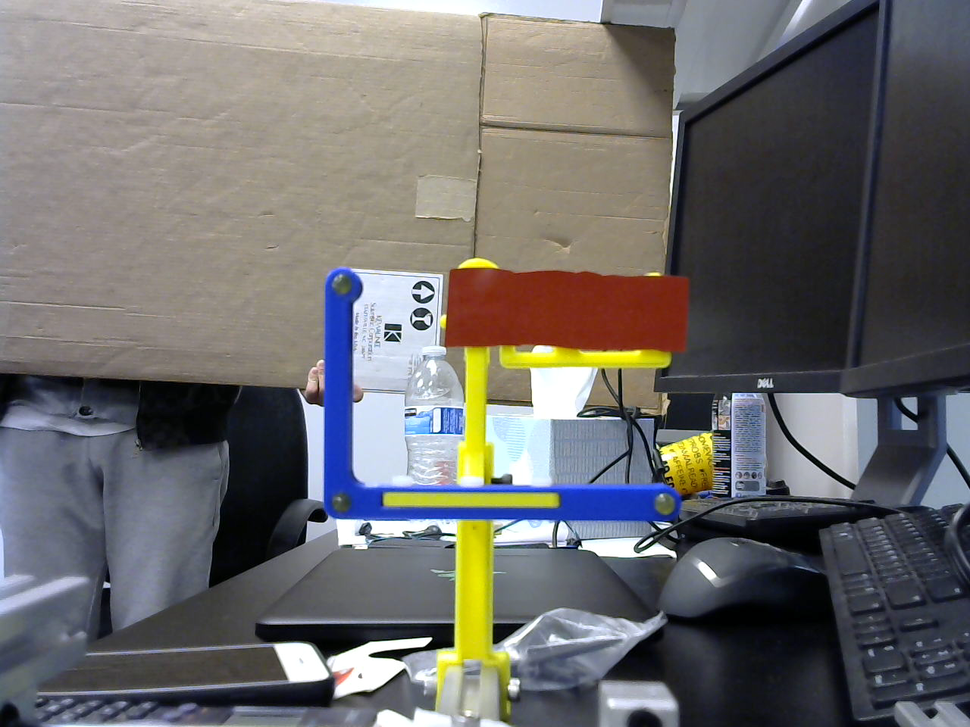
%> input picture HW9/HW9/fiducial2.tif, 970 x 727 px, shrunk from 1280 x 960 before the run
$ octave camera_calib.m   (GNU Octave 9; MATLAB toolbox functions it lacks are replaced by stand-ins)
%> lines starting %> are read from the running program, lines starting %| are printed output that depends on the picture; in (x1, y1, x2, y2) boxes, pixels count from 0 and x2, y2 are one past the last pixel; in counts of white or black regions, pixels touching at a corner belong together; the program's own positions count from 1
### HW9/HW9/compute_marker_location.m
function target = compute_marker_location(img)
% Function compute_marker_location takes in a img(uint8 format) as an input argument
% and returns the centroids of the three markers as a 3x2 array.
% Perform necessary image processing operations to get the location of the
% centroids

%%%%%%%%%%%%%%%%%%%% YOUR CODE BELOW THIS LINE %%%%%%%%%%%%%%%%%%%%%%%%%%%%
hsvImage = rgb2hsv(img);
% Extract out the H, S, and V images individually
hImage = hsvImage(:,:,1);
sImage = hsvImage(:,:,2);
vImage = hsvImage(:,:,3);

% Yellow
hueThresholdLow = 0.1;
hueThresholdHigh = 0.5;
saturationThresholdLow = 0.7;
saturationThresholdHigh = 1;
valueThresholdLow = 0.8;
valueThresholdHigh = 1.0;


fontSize = 16;

% Display the original image.
	subplot(3, 4, 1);
	hRGB = imshow(img);

    % Display the hue image.
	subplot(3, 4, 2);
	h1 = imshow(hImage);
	title('Hue Image', 'FontSize', fontSize);
	% Set up an infor panel so you can mouse around and inspect the hue values.
	hHuePI = impixelinfo(h1);
	set(hHuePI, 'Units', 'Normalized', 'Position',[.34 .69 .15 .02]);

	% Display the saturation image.
	h2 = subplot(3, 4, 3);
	imshow(sImage);
	title('Saturation Image', 'FontSize', fontSize);
	% Set up an infor panel so you can mouse around and inspect the saturation values.
	hSatPI = impixelinfo(h2);
	set(hSatPI, 'Units', 'Normalized', 'Position',[.54 .69 .15 .02]);

	% Display the value image.
	h3 = subplot(3, 4, 4);
	imshow(vImage);
	title('Value Image', 'FontSize', fontSize);
	% Set up an infor panel so you can mouse around and inspect the value values.
	hValuePI = impixelinfo(h3);
	set(hValuePI, 'Units', 'Normalized', 'Position',[.75 .69 .15 .02]);

    	% Display the thresholded binary images.

        % Now apply each color band's particular thresholds to the color band
hueMask = (hImage >= hueThresholdLow) & (hImage <= hueThresholdHigh);
saturationMask = (sImage >= saturationThresholdLow) & (sImage <= saturationThresholdHigh);
valueMask = (vImage >= valueThresholdLow) & (vImage <= valueThresholdHigh);
hueMask=1-hueMask;
valueMask=1-valueMask;


	fontSize = 16;
	subplot(3, 4, 10);
	imshow(hueMask, []);
	title('=   Hue Mask', 'FontSize', fontSize);
	subplot(3, 4, 11);
	imshow(saturationMask, []);
	title('&   Saturation Mask', 'FontSize', fontSize);
	subplot(3, 4, 12);
	imshow(valueMask, []);
	title('&   Value Mask', 'FontSize', fontSize);
	% Combine the masks to find where all 3 are "true."
	% Then we will have the mask of only the red parts of the image.
	coloredObjectsMask = uint8(hueMask & saturationMask);
	subplot(3, 4, 9);
	imshow(coloredObjectsMask, []);
	caption = sprintf('Mask of Only Regions\nof The Specified Color');
	title(caption, 'FontSize', fontSize);

    subplot(3, 4, 5);
    img_clean = medfilt2(hueMask & saturationMask, [5 5]);
    imshow(img_clean);
img_clean=img_clean-1;
% [6 lines of commented-out code are left out]
[m,n]=size(img_clean);
    stats = regionprops(logical(img_clean), 'Area', 'Centroid', 'Eccentricity');
sizeStats=size(stats);
bw_3=false(m,n);
ii=1;
subplot(3, 4, 6);
hold on
    label=bwlabel(img_clean);
    for i=1:sizeStats(1)
    if(stats(i).Eccentricity<0.5 && stats(i).Eccentricity>0.1 && stats(i).Area>15)
    target(ii,:)=[stats(i).Centroid(1),stats(i).Centroid(2)];
    bw_3(label==i)=1;
    ii=ii+1;
    end
end
imshow(bw_3);
hold on
for i=1:sizeStats(1)
    if(stats(i).Eccentricity<0.5 && stats(i).Eccentricity>0.1)
    plot(stats(i).Centroid(1),stats(i).Centroid(2),'r*');
    end
end


figure
imshow(img)
% Plot the contours and the centroids of the markers on the image

end

### HW9/HW9/pixel_to_world.m
function markers_cam = pixel_to_world(centroids, KK, Z)
% Function pixel_to_world converts the pixel co-ordinates to the camera
% co-ordinates.
% It takes in centroids of the three markers as a 3x2 matrix, the camera
% instrinsic KK and actual distance from the camera to the markers Z and
% returns the position of the markers in a 3x2 matrix

%%%%%%%%%%%%%%%%%%% YOUR CODE BELOW THIS LINE %%%%%%%%%%%%%%%%%%%%%%%%%%%%%
markers_cam = zeros(3,2);

for i=1:3
markers_cam(i,1)=Z*centroids(i,1)/KK(1,1);
markers_cam(i,2)=Z*centroids(i,2)/KK(2,2);
end


end

### HW9/HW9/camera_calib.m
%% Camera Calibration Lab
%%%%%%%%%%%%%%%%%%%%%%%%%%%%%%%%%%%%%%%%%%%%%%%%%%%%%%%%%%%%%%%%%%%%%%%%%%%
% Make sure you have your webcamera calibrated and the markers are
% clearly visible in the field of view of the camera before starting to complete
% this lab

%%
% Insert your Calibration Matrix and depth to the fiducials using extrinsics here
KK = zeros(3,3);
% KK=[1382.1,0,658.5731;0,1381.3,471.8988;0,0,1];
KK=[1383.384,0,658.5731;0,1383.1,471.8988;0,0,1];
Z = 372.9482;

%%
% Enter the correct integer to the webcam function as per the connection
% on your computer.
% if ~exist('cam','var')
%     cam = webcam(2);
% end
%%
% Acquire an image and locate the centroids. You should complete the
% function compute_marker_location.m

% img = snapshot(cam);

img = imread('fiducial2.tif');
%> img is the input picture: size 727x970x3 uint8; mean R, G, B 109.5, 108.2, 107.9
centroids = compute_marker_location(img);
%> in compute_marker_location, `hsvImage = rgb2hsv(img);`: hsvImage: size 727x970x3 double; mean H, S, V 0.409, 0.221, 0.476
%> in compute_marker_location, `hImage = hsvImage(:,:,1);`:
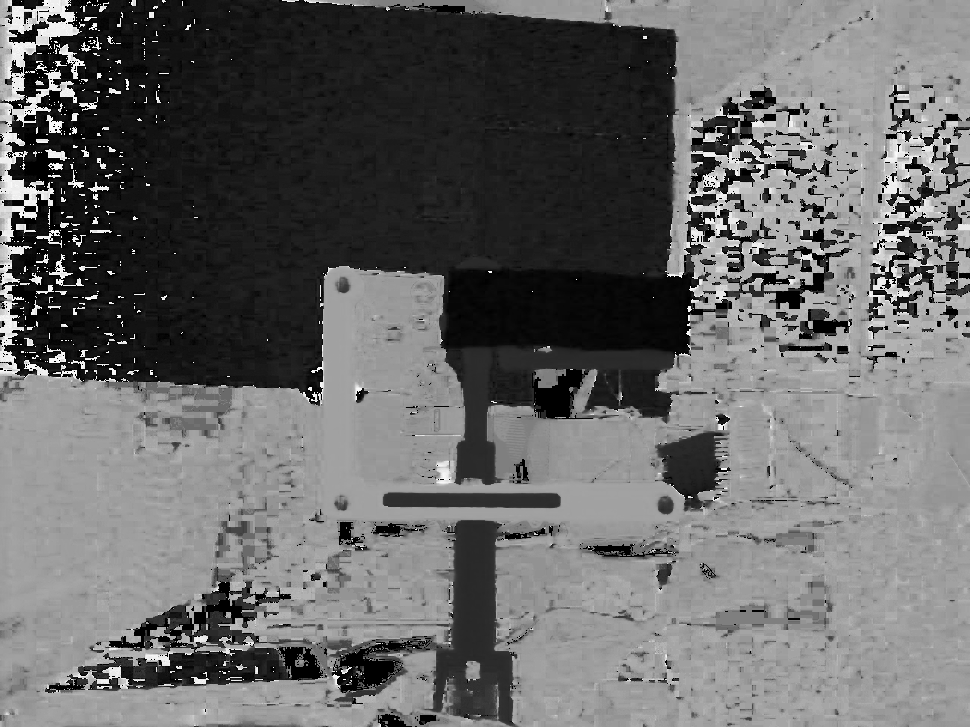
%> hImage: size 727x970 double; min 0, max 0.999, mean 0.409
%> in compute_marker_location, `sImage = hsvImage(:,:,2);`:
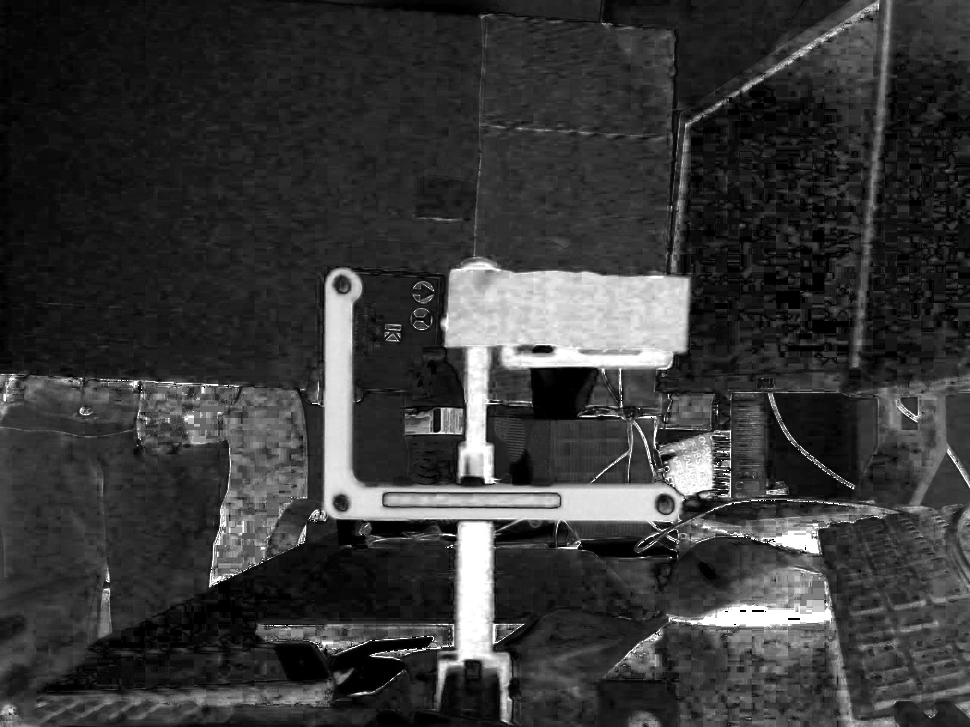
%> sImage: size 727x970 double; min 0, max 1, mean 0.221
%> in compute_marker_location, `hueMask = (hImage >= hueThresholdLow) & (hImage <= hueThresholdHigh);`:
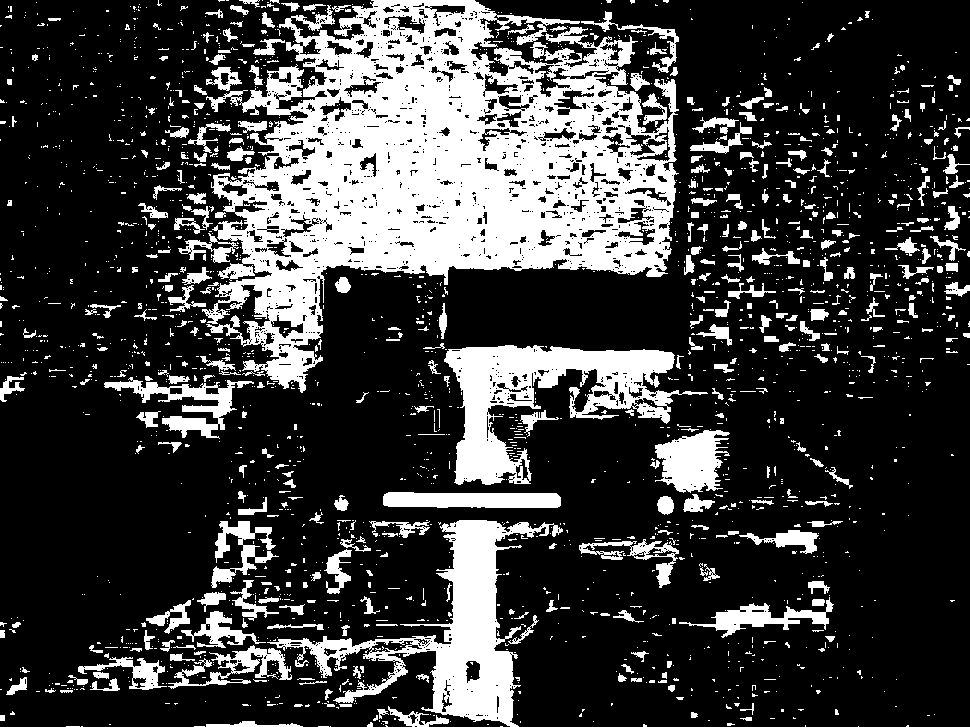
%> hueMask: size 727x970 logical; 24.4% white; 2263 white regions (1867 under 20 px), largest, box (x1, y1, x2, y2) and area: (202, 0, 679, 393) 89561, (267, 520, 563, 727) 14773, (444, 345, 708, 485) 13832
%> in compute_marker_location, `saturationMask = (sImage >= saturationThresholdLow) & (sImage <= satur..`: saturationMask: size 727x970 logical; 7.2% white; 628 white regions (575 under 20 px), largest, box (x1, y1, x2, y2) and area: (442, 262, 688, 483) 22735, (322, 270, 685, 527) 12586, (439, 522, 509, 687) 4885
%> in compute_marker_location, `valueMask = (vImage >= valueThresholdLow) & (vImage <= valueThresholdH..`: valueMask: size 727x970 logical; 9.5% white; 370 white regions (317 under 20 px), largest, box (x1, y1, x2, y2) and area: (326, 267, 674, 494) 31539, (166, 0, 603, 31) 7841, (307, 516, 486, 699) 7198
%> in compute_marker_location, `coloredObjectsMask = uint8(hueMask & saturationMask);`: coloredObjectsMask: size 727x970 uint8; values 0 (black) and 1 (white), 4.8% white; 495 white regions (453 under 20 px), largest, box (x1, y1, x2, y2) and area: (446, 268, 688, 353) 17298, (322, 270, 685, 527) 12581, (790, 600, 833, 624) 246
%> in compute_marker_location, `img_clean = medfilt2(hueMask & saturationMask, [5 5]);`: img_clean: size 727x970 logical; 4.4% white; 57 white regions (40 under 20 px), largest, box (x1, y1, x2, y2) and area: (446, 269, 688, 352) 17303, (324, 270, 684, 524) 12596, (793, 600, 825, 612) 190
%> in compute_marker_location, `stats = regionprops(logical(img_clean), 'Area', 'Centroid', 'Eccentric..`: stats = 5 regions; Area, Centroid and Eccentricity: 669817 [483.8 362.5] 0.663, 3058 [471.7 501] 0.995, 394 [665.5 504.7] 0.318, 376 [342.9 285.3] 0.41, 323 [342 503.8] 0.441
%> in compute_marker_location, `sizeStats=size(stats);`: sizeStats = [5 1]
%> in compute_marker_location, `label=bwlabel(img_clean);`:
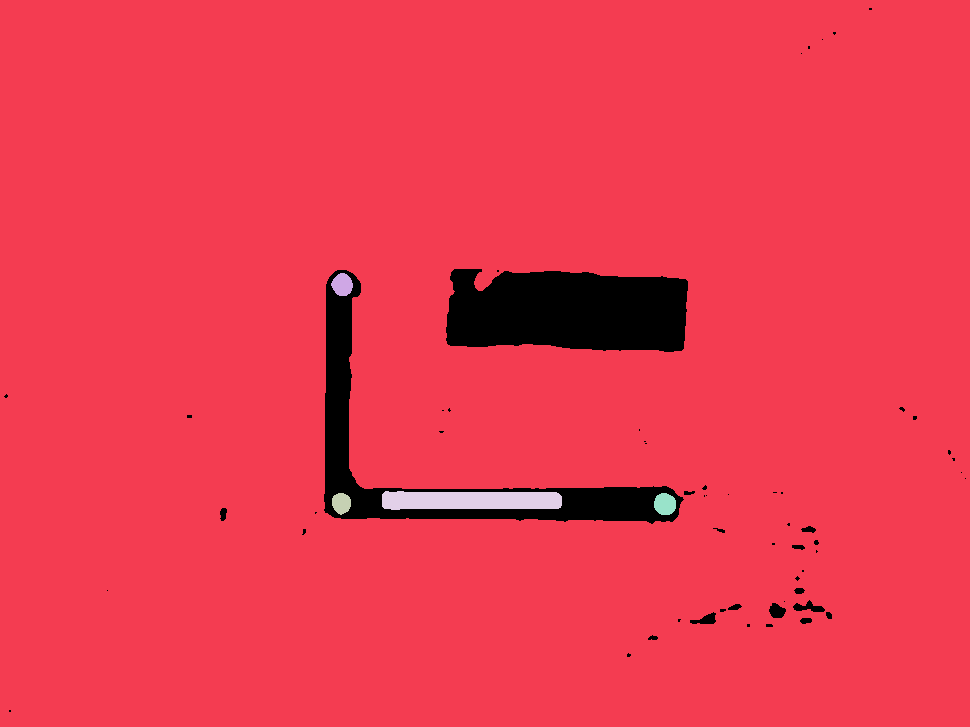
%> label: size 727x970 double; 6 distinct labels, from 0 to 5; one colour per label, 0 black
%> the loop in compute_marker_location, `for i=1:sizeStats(1)` made 5 passes
%> after the loop in compute_marker_location, `for i=1:sizeStats(1)`:
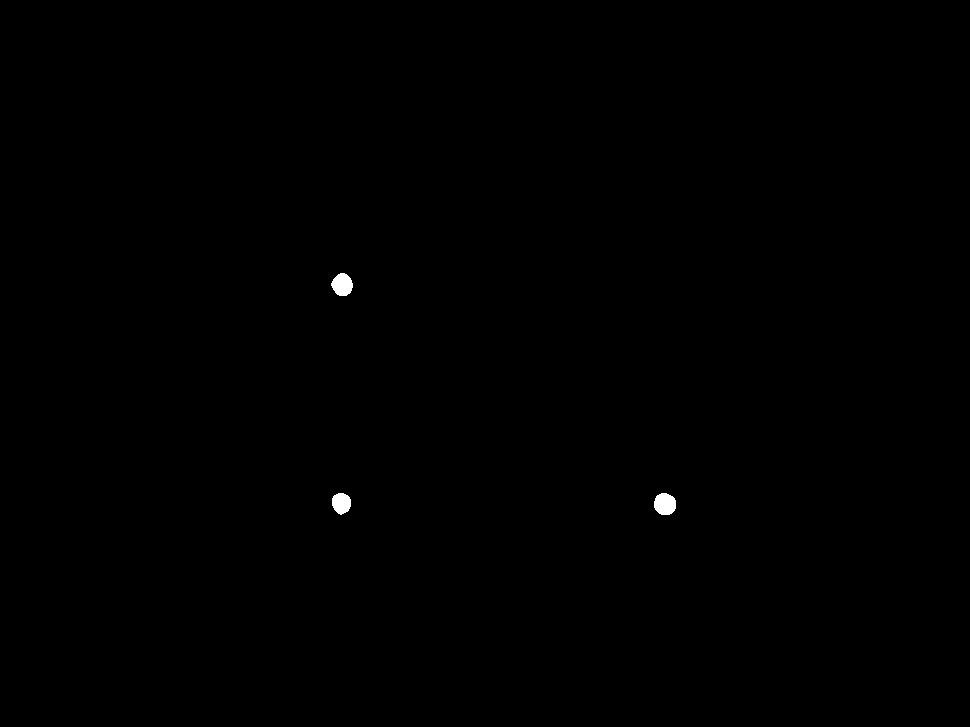
%> bw_3: size 727x970 logical; 0.15% white; 3 white regions, box (x1, y1, x2, y2) and area: (654, 493, 676, 515) 394, (331, 273, 353, 296) 376, (332, 493, 351, 515) 323
%> after the loop in compute_marker_location, `for i=1:sizeStats(1)`: target = [342.9 285.3; 342 503.8; 665.5 504.7]
%> after the loop in compute_marker_location, `for i=1:sizeStats(1)`:
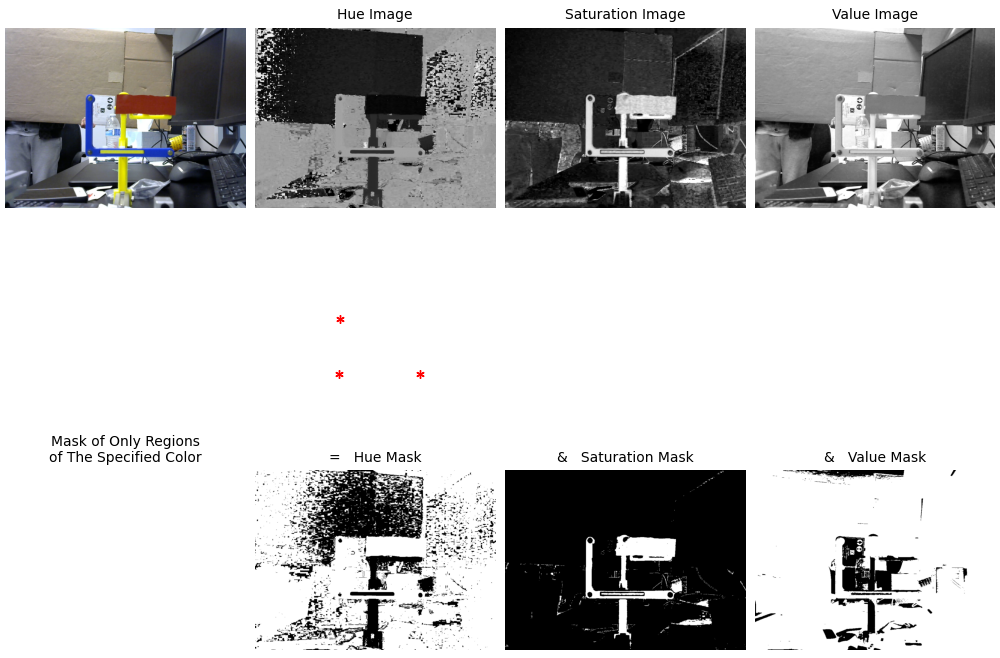
%> figure redrawn from the program's plot data, 10 panels
%> centroids = [342.9 285.3; 342 503.8; 665.5 504.7]

%%
% Convert the Pixel co-ordinates to the camera reference frame
markers_cam = pixel_to_world(centroids, KK, Z);
%> after the loop in pixel_to_world, `for i=1:3`: markers_cam = [92.45 76.94; 92.2 135.9; 179.4 136.1]
%> markers_cam = [92.45 76.94; 92.2 135.9; 179.4 136.1]

$ run again, with HW9/HW9/fiducial4.tif copied over HW9/HW9/fiducial2.tif
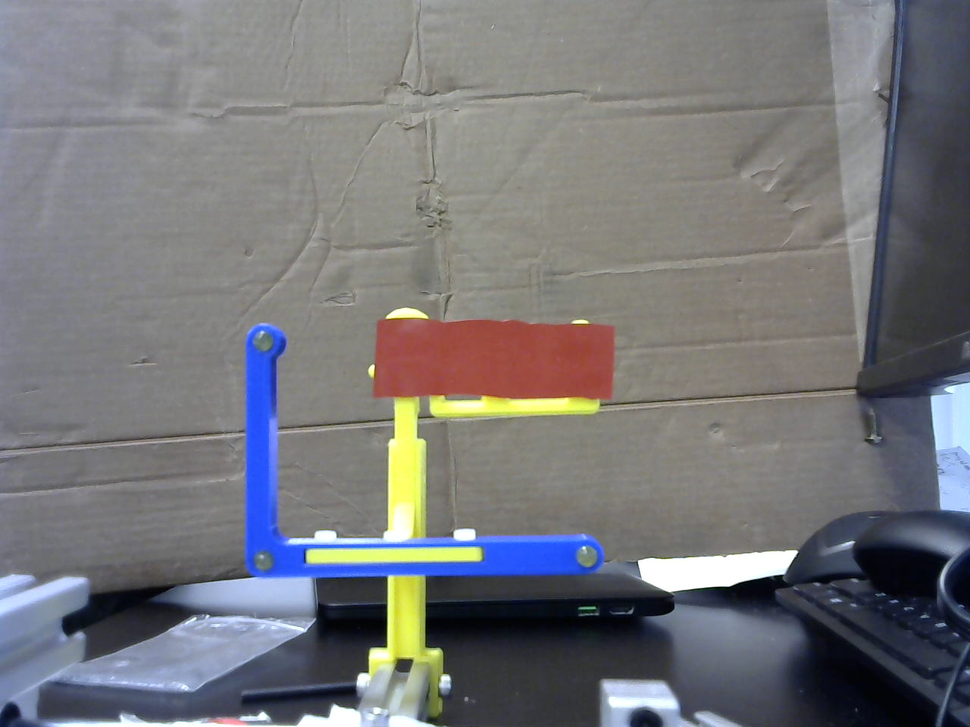
%> input picture HW9/HW9/fiducial4.tif, 970 x 727 px, shrunk from 1280 x 960 before the run
%> img is the input picture: size 727x970x3 uint8; mean R, G, B 118, 118.3, 121.4
%> hsvImage: size 727x970x3 double; mean H, S, V 0.36, 0.157, 0.51
%> in compute_marker_location, `hueMask = (hImage >= hueThresholdLow) & (hImage <= hueThresholdHigh);`:
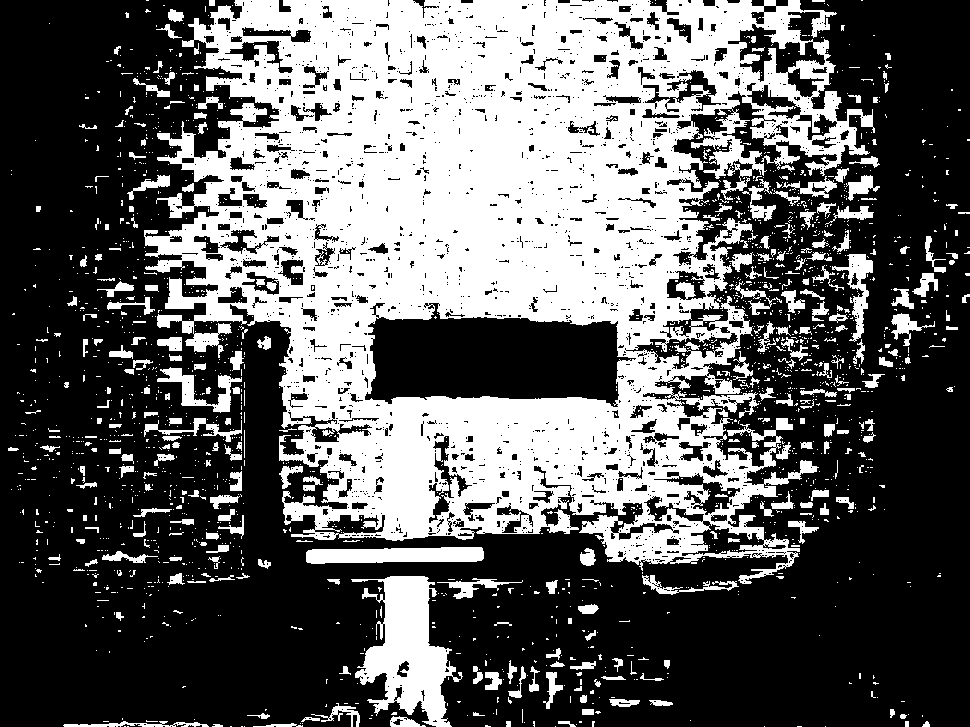
%> hueMask: size 727x970 logical; 37.9% white; 2061 white regions (1764 under 20 px), largest, box (x1, y1, x2, y2) and area: (144, 0, 875, 584) 224565, (351, 576, 463, 727) 8204, (306, 547, 484, 564) 2519
%> saturationMask: size 727x970 logical; 3.2% white; 268 white regions (229 under 20 px), largest, box (x1, y1, x2, y2) and area: (246, 327, 603, 579) 12889, (828, 677, 931, 727) 1985, (860, 548, 945, 598) 1629
%> coloredObjectsMask: size 727x970 uint8; values 0 (black) and 1 (white), 3% white; 239 white regions (207 under 20 px), largest, box (x1, y1, x2, y2) and area: (246, 327, 603, 579) 12889, (828, 678, 931, 727) 1927, (860, 548, 945, 598) 1629
%> stats = 8 regions; Area, Centroid and Eccentricity: 683979 [484.8 358.2] 0.665, 391 [587.6 557.1] 0.306, 363 [264.1 341.9] 0.374, 336 [264.4 561.7] 0.289, 224 [874.7 696.4] 0.641, 6 [863.8 704.3] 0.456, 6 [970 579.5] 0.986, 3 [1.3 726.7] 0.73
%> sizeStats = [8 1]
%> in compute_marker_location, `label=bwlabel(img_clean);`:
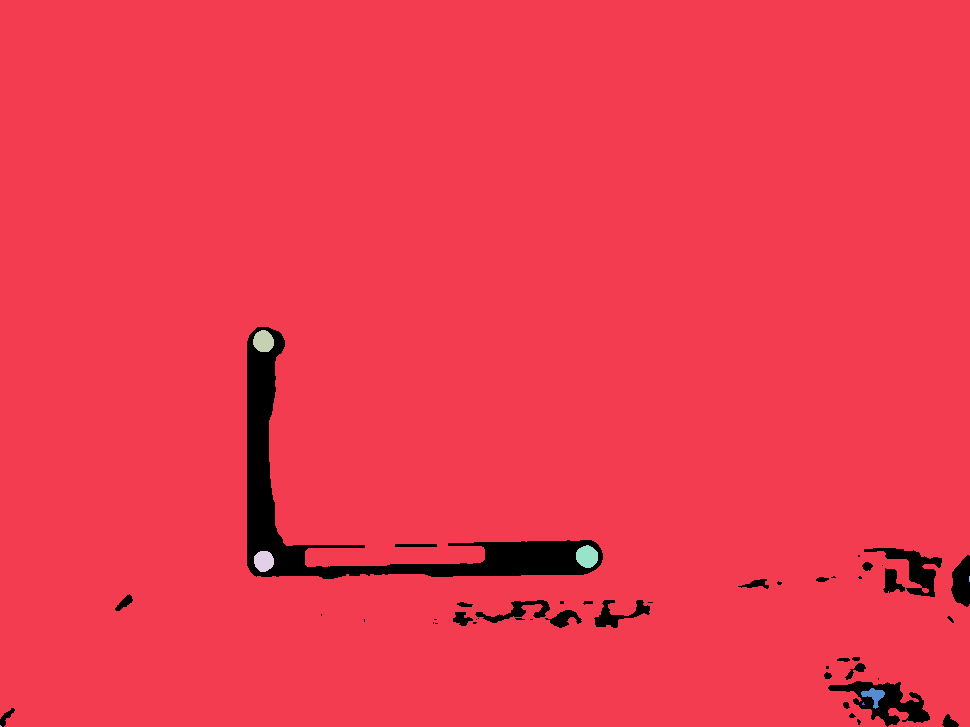
%> label: size 727x970 double; 9 distinct labels, from 0 to 8; one colour per label, 0 black
%> the loop in compute_marker_location, `for i=1:sizeStats(1)` made 8 passes
%> after the loop in compute_marker_location, `for i=1:sizeStats(1)`: target = [264.1 341.9; 264.4 561.7; 587.6 557.1]
%> after the loop in pixel_to_world, `for i=1:3`: markers_cam = [71.19 92.19; 71.28 151.5; 158.4 150.2]
